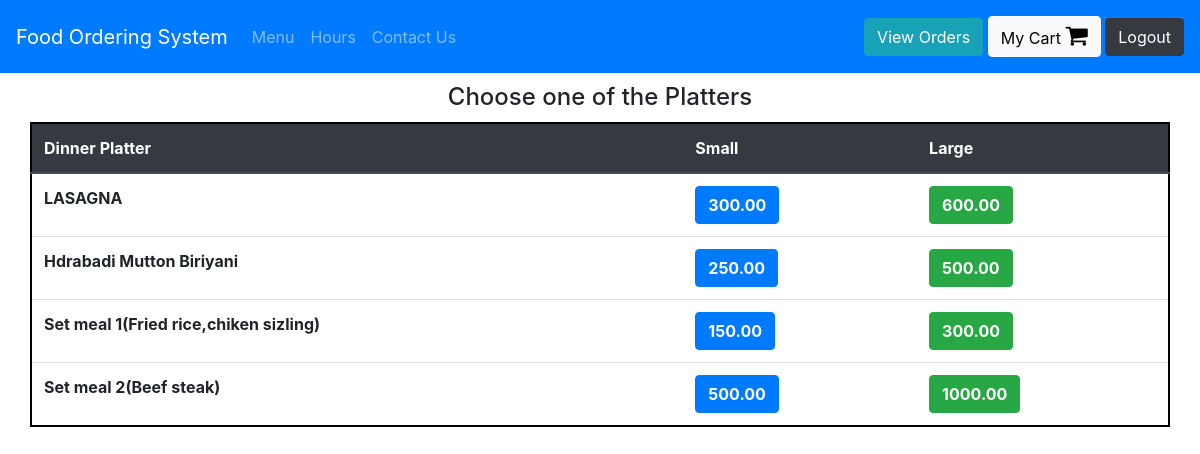
The app's page /Platters (signed in) with its own data.
### orders/models.py (models this page shows, shortened)
class DinnerPlatters(models.Model):
    dish_name = models.CharField(max_length=200)
    small_price = models.DecimalField(max_digits=6, decimal_places=2)
    large_price = models.DecimalField(max_digits=6, decimal_places=2)

### orders/views.py (the view)
# urls.py: path("Platters", views.dinner_platters, name="dinner_platters"),
def dinner_platters(request):
    if request.user.is_authenticated:
        return render(request, "orders/dinner_platters.html", context = {"dishes":DinnerPlatters.objects.all})
    else:
        return redirect("orders:login")

### orders/templates/orders/dinner_platters.html
{% extends 'orders/header.html' %}
{% block content %}
    <div class="container">
      <h4 style="margin:10px; text-align:center;"> Choose one of the Platters </h4>
      <div class="row justify-content-center" >
        <table class="table"  style="border: 2px solid black">
          <thead class="thead-dark">
            <tr>
              <th scope="col">Dinner Platter</th>
              <th scope="col">Small</th>
              <th scope="col">Large</th>
            </tr>
          </thead>
          <tbody>
            {% for dish in dishes %}
              <tr>
                <th>{{dish.dish_name}}</th>
                <td><button type="button" class="btn btn-primary" onclick="add_to_cart({item_description:'Small - {{dish.dish_name}}' , price:{{dish.small_price}} })" ><strong>{{dish.small_price}}</strong></button></td>
                <td><button type="button" class="btn btn-success" onclick="add_to_cart({item_description:'Large - {{dish.dish_name}}' , price:{{dish.large_price}} })" ><strong>{{dish.large_price}}</strong></button></td>
              </tr>
            {% endfor %}
          </tbody>
        </table>
      </div>
    </div>
{% endblock %}

### records on screen
DinnerPlatters: dish_name "LASAGNA", small_price "300.00", large_price "600.00"
DinnerPlatters: dish_name "Hdrabadi Mutton Biriyani", small_price "250.00", large_price "500.00"
DinnerPlatters: dish_name "Set meal 1(Fried rice,chiken sizling)", small_price "150.00", large_price "300.00"
DinnerPlatters: dish_name "Set meal 2(Beef steak)", small_price "500.00", large_price "1000.00"
